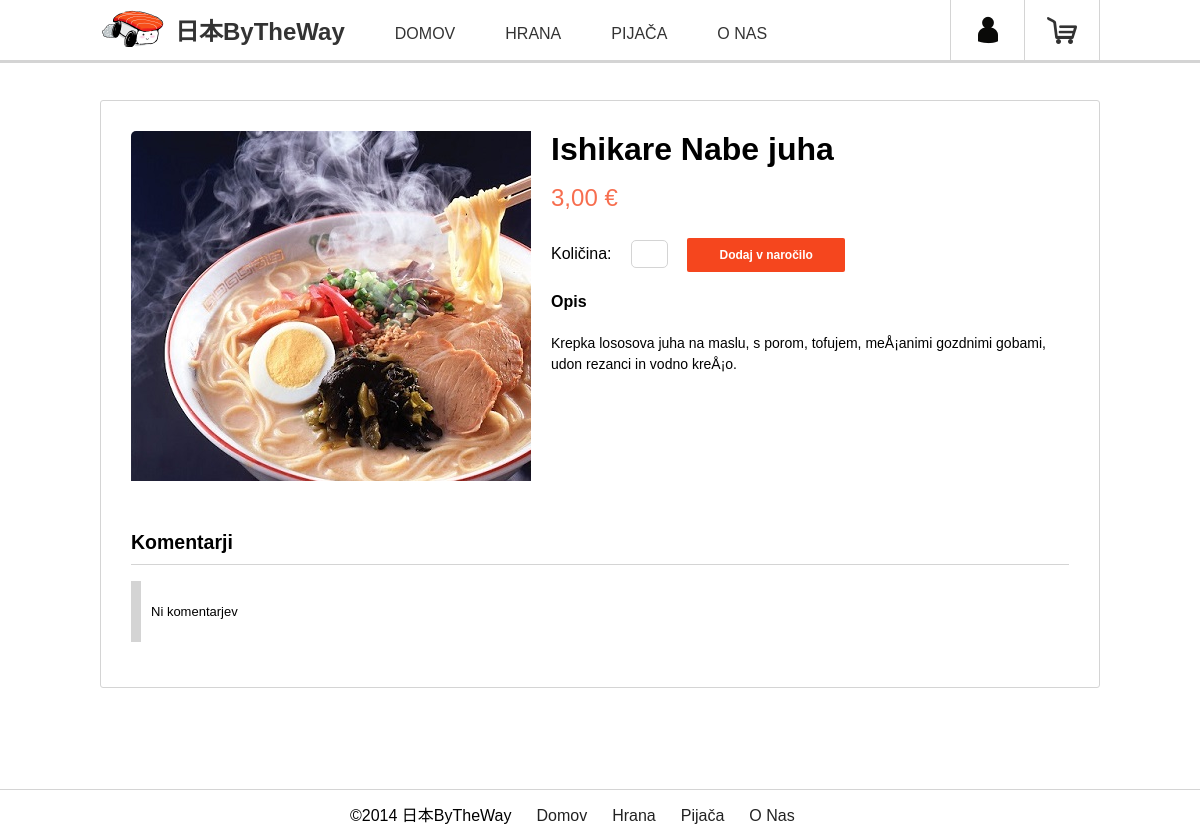
The app's page /product.php?izbira=1&posamezna=5 with its own data.
### tables this page shows
CREATE TABLE IF NOT EXISTS `hrana` (
  `HranaID` int(11) NOT NULL AUTO_INCREMENT,
  `Ime` varchar(30) NOT NULL,
  `VrstaHrane` varchar(15) NOT NULL,
  `Opis` varchar(200) NOT NULL,
  `Cena` float NOT NULL,
  `Slika` varchar(50) NOT NULL,
  PRIMARY KEY (`HranaID`)
);

### product.php (the view, shortened to what this page needs)
<?php
	include('mysql-connection.php');
?>
<?php
	$izbira = null;
	$product_result = null;
	$comment_result = null;
	if (isset($_GET['izbira']) && isset($_GET['posamezna'])) {
		$izbira = intval($_GET['izbira']);
		$posamezna = intval($_GET['posamezna']);
		if ($izbira >= 0 && $izbira < 5) {
			$product_result = mysqli_query($connection, "SELECT * FROM hrana WHERE HranaID='$posamezna'");
			$comment_result = mysqli_query($connection, "SELECT * FROM komentarhrana WHERE Hrana_HranaID='$posamezna'");
		} else if ($izbira == 5) {
			$product_result = mysqli_query($connection, "SELECT * FROM pijaca WHERE PijacaID='$posamezna'");
			$comment_result = mysqli_query($connection, "SELECT * FROM komentarpijaca WHERE Pijaca_PijacaID='$posamezna'");
		} else {
			die();
		}
		if (mysqli_num_rows($product_result) != 0) {
			$data = mysqli_fetch_array($product_result);
			$id = $data[0];
			$ime = $data[1];
			$opis = $data[3];
			$cena = $data[4];
			$slika = $data[5];
		} else {
			die();
		}
	}
?>
<!doctype html>
<html lang="en">
<head>
	<link rel="stylesheet" href="styles/normalize.css">
	<link rel="stylesheet" href="styles/main.css">
</head>
<body>
	<header class="main-header">
		<?php include('main-header.php'); ?>
	</header>
	<div class="main-content">
		<div class="row clearfix">
			<div class="product">
				<div class="product-image">
					<img src="<?php echo $slika; ?>" alt="A big picture of sushi">
				</div>
				<div class="product-information">
					<div class="name-and-price">
						<h2><?php echo $ime; ?></h2>
						<span class="price"><?php echo $cena.',00 €'; ?></span>
					</div>
					<div class="order">
						<label for="quantity">Količina:</label>
						<input id="quantity" type="text" name="quantity" value="" onkeyup="getValue(this.value)">
						<?php
							$pid = $id;
							$pcat = $_GET['izbira']!=5?'h':'p';
							if (isset($_SESSION['user']) || isset($_SESSION['admin'])){
								echo '<a class="big-red" href="basket.php?a=0&pid='.$pid.'&pcat='.$pcat.'&qt=1">Dodaj v naročilo</a>';
							} else {
								echo '<a class="big-red" href="login.php">Dodaj v naročilo</a>';
							}
						?>
					</div>
					<div class="description">
						<h4>Opis</h4>
						<p class="description"><?php echo $opis; ?></p>
					</div>
				</div>
				<div class="row clearfix"></div>
				<div class="comments">
					<h2>Komentarji</h2>
					<?php
						if (mysqli_num_rows($comment_result) != 0) {
							while ($vrstica = mysqli_fetch_array($comment_result)) {
								$id = $vrstica['Uporabnik_UporabnikID'];
								$result = mysqli_query($connection, "SELECT Ime, Priimek FROM uporabniki WHERE UporabnikID=$id");
								if (mysqli_num_rows($result) != 0) {
									$user = mysqli_fetch_array($result);
									echo '<div class="single-comment">';
									echo '<div class="author"><span>'.$user[0]." ".$user[1].'</span></div>';
									echo '<div class="text"><p>'.$vrstica['Vsebina'].'</p></div>';
									echo '</div>';
								}
								if (isset($_SESSION['admin'])) {
									echo'<div class="admin-buttons2">
											<a href="delete-comment.php?id='.$vrstica[0].'&'.($izbira!=5?"hranaid=".$id:"pijacaid=".$id).'&izbira='.$izbira.'" class="delete">Izbriši</a>
										</div>';
								}
							}
						} else {
							echo '<div class="single-comment">';
							echo '<div class="text"><p>Ni komentarjev</p></div>';
							echo '</div>';
						}
					?>
				</div>
			</div>
		</div>
	</div>
	<footer class="main-footer">
		<?php include('main-footer.php'); ?>
	</footer>
</body>
</html>

### styles/main.css (style rules this page uses)
*, *:before, *:after { -moz-box-sizing: border-box; -webkit-box-sizing: border-box; box-sizing: border-box; }
.clearfix:after { content: "."; display: block; clear: both; visibility: hidden; line-height: 0; height: 0; }
.clearfix { display: inline-block; }
html { position: relative; min-height: 100%; }
body { margin: 0 0 32px; }
.row { display: block; max-width: 1000px; margin: 0 auto; }
a.big-red, button.big-red { border: 0 none; border-radius: 2px 2px 2px 2px; color: #FFFFFF; cursor: pointer; display: inline-block; font-family: Arial,sans-serif; font-size: 12px; font-weight: bold; line-height: 20px; margin-bottom: 0; margin-top: 10px; padding: 7px 10px; text-transform: none; text-decoration: none; width: 16.795%; text-align: center; background: none repeat scroll 0 0 #f5461e; color: #fff; }
.main-header { background: #fff; border-bottom: 3px solid #d4d4d4; min-height: 60px; position: fixed; z-index: 9999; width: 100%; }
.main-footer { position: absolute; left: 0; bottom: 0; background-color: #fff; width: 100%; border-top: 1px solid #d4d4d4; padding-top: 10px; }
.main-content { padding-top: 100px; padding-bottom: 40px; }
.main-content .product { border: 1px solid #d4d4d4; border-radius: 3px; padding: 30px; min-height: 410px; }
.main-content .product .product-image { float: left; max-width: 400px; max-height: 350px; margin-right: 20px; overflow: hidden; }
.main-content .product .product-image img { border-radius: 5px; }
.main-content .product .product-information .name-and-price h2 { font-size: 2em; margin: 0; padding: 0; }
.main-content .product .product-information .name-and-price .price { color: #f76e4f; font-size: 1.5em; line-height: 2.5; }
.main-content .product .product-information .order input { border: 1px solid #d4d4d4; border-radius: 5px 5px 5px 5px; color: #999; font-size: 105%; height: 28px; margin: 0 15px; padding: 0; text-align: center; width: 37px; }
.main-content .product .product-information .description p { font-size: 14px; line-height: 1.5; }
.main-content .product .comments { margin-top: 50px; font-size: 13px; }
.main-content .product .comments h2 { border-bottom: 1px solid #d4d4d4; padding-bottom: 10px; }
.main-content .product .comments .single-comment { border-left: 10px solid #d4d4d4; padding: 10px; margin-bottom: 15px; }

### records on screen
hrana: Slika (picture), Ime "Ishikare Nabe juha", Cena "3", Opis "Krepka lososova juha na maslu, s porom, tofujem, meÅ¡animi gozdnimi gobami, udon rezanci in vodno kreÅ¡o."
